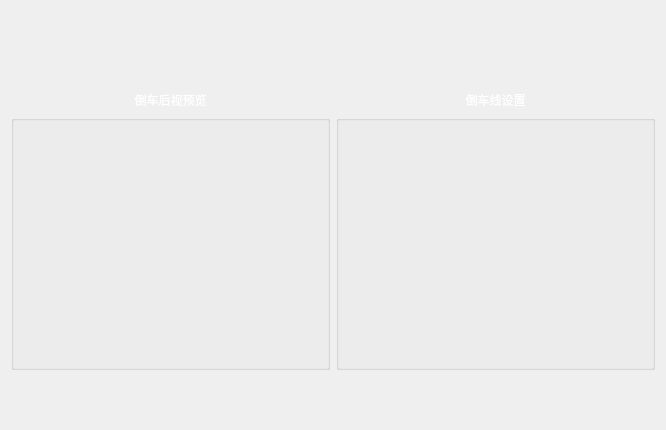
<?xml version="1.0" encoding="UTF-8"?>
<ui version="4.0">
 <class>ReverseLine</class>
 <widget class="QDialog" name="ReverseLine">
  <property name="geometry">
   <rect>
    <x>0</x>
    <y>0</y>
    <width>660</width>
    <height>430</height>
   </rect>
  </property>
  <property name="windowTitle">
   <string>Dialog</string>
  </property>
  <layout class="QGridLayout" name="gridLayout_2">
   <property name="topMargin">
    <number>60</number>
   </property>
   <property name="bottomMargin">
    <number>60</number>
   </property>
   <item row="0" column="0">
    <layout class="QGridLayout" name="gridLayout" rowstretch="1,5">
     <item row="1" column="1">
      <widget class="QGroupBox" name="groupBox_2">
       <property name="sizePolicy">
        <sizepolicy hsizetype="Expanding" vsizetype="Expanding">
         <horstretch>0</horstretch>
         <verstretch>0</verstretch>
        </sizepolicy>
       </property>
       <property name="styleSheet">
        <string notr="true">QGroupBox{
border-width:2px;
border-style:solid;
border-radius: 10px;
border-color:blue;
margin-top:0.5ex;
}
font: 75 10pt &quot;微软雅黑&quot;;</string>
       </property>
       <property name="title">
        <string/>
       </property>
       <layout class="QGridLayout" name="gridLayout_4">
        <item row="0" column="0">
         <widget class="QWidget" name="widget_2" native="true">
          <property name="minimumSize">
           <size>
            <width>295</width>
            <height>228</height>
           </size>
          </property>
          <property name="maximumSize">
           <size>
            <width>295</width>
            <height>228</height>
           </size>
          </property>
         </widget>
        </item>
       </layout>
      </widget>
     </item>
     <item row="1" column="0">
      <widget class="QGroupBox" name="groupBox">
       <property name="sizePolicy">
        <sizepolicy hsizetype="Expanding" vsizetype="Expanding">
         <horstretch>0</horstretch>
         <verstretch>0</verstretch>
        </sizepolicy>
       </property>
       <property name="styleSheet">
        <string notr="true">QGroupBox{
border-width:2px;
border-style:solid;
border-radius: 10px;
border-color:blue;
margin-top:0.5ex;
}
font: 75 10pt &quot;微软雅黑&quot;;
</string>
       </property>
       <property name="title">
        <string/>
       </property>
       <layout class="QGridLayout" name="gridLayout_3">
        <item row="0" column="0">
         <widget class="QWidget" name="widget" native="true">
          <property name="minimumSize">
           <size>
            <width>295</width>
            <height>228</height>
           </size>
          </property>
          <property name="maximumSize">
           <size>
            <width>295</width>
            <height>228</height>
           </size>
          </property>
         </widget>
        </item>
       </layout>
      </widget>
     </item>
     <item row="0" column="0">
      <widget class="QLabel" name="label">
       <property name="styleSheet">
        <string notr="true">color:rgb(255,255,255);
background-color:rgb(255,255,255,0);
font: 63 11pt &quot;Ubuntu&quot;;</string>
       </property>
       <property name="text">
        <string>倒车后视预览</string>
       </property>
       <property name="alignment">
        <set>Qt::AlignBottom|Qt::AlignHCenter</set>
       </property>
      </widget>
     </item>
     <item row="0" column="1">
      <widget class="QLabel" name="label_2">
       <property name="styleSheet">
        <string notr="true">color:rgb(255,255,255);
font: 63 11pt &quot;Ubuntu&quot;;
background-color:rgb(255,255,255,0);</string>
       </property>
       <property name="text">
        <string>倒车线设置</string>
       </property>
       <property name="alignment">
        <set>Qt::AlignBottom|Qt::AlignHCenter</set>
       </property>
      </widget>
     </item>
    </layout>
   </item>
  </layout>
 </widget>
 <resources/>
 <connections/>
</ui>
